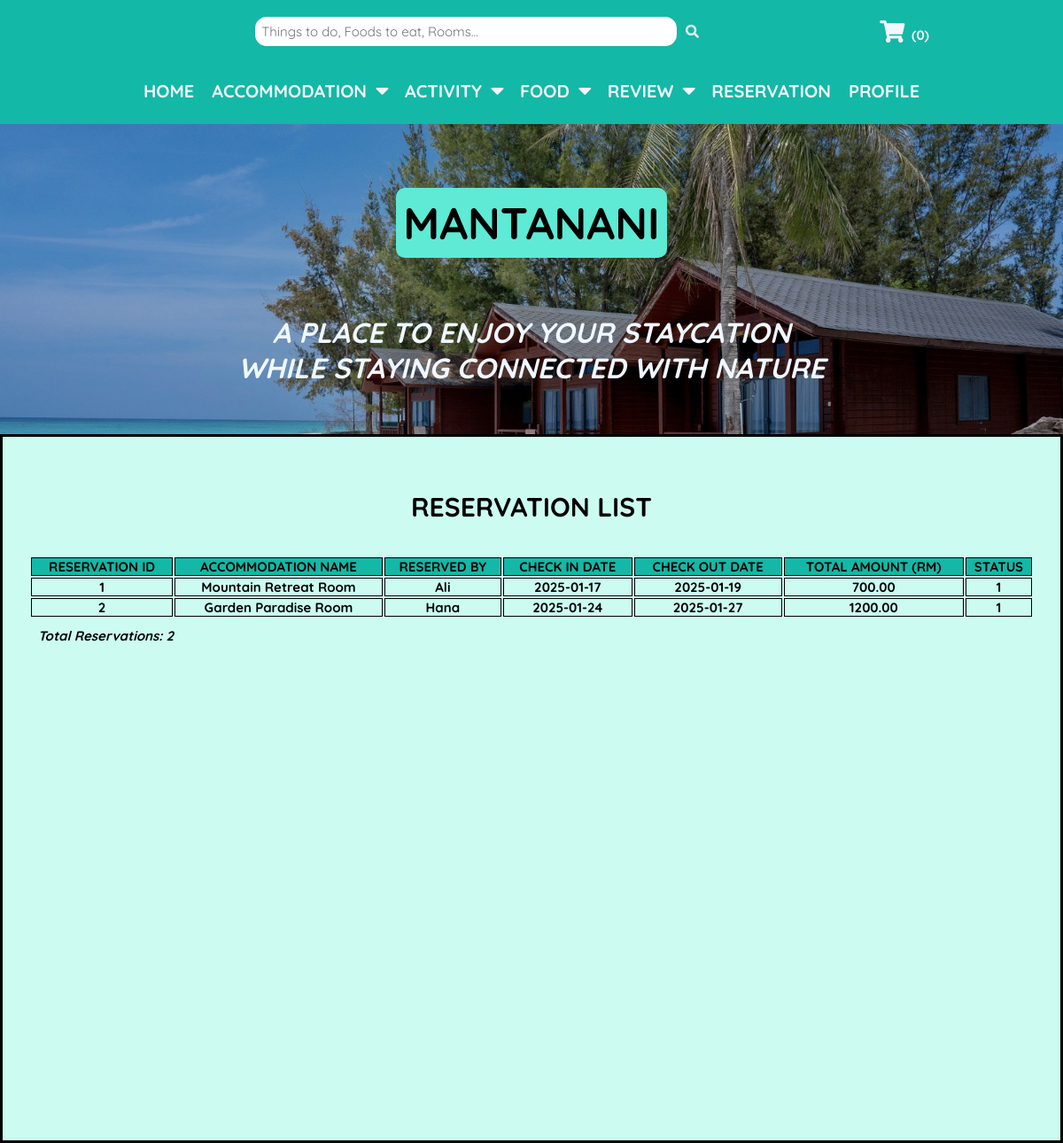
Page /MODULES/ADMIN_MODULE/reservationList.php on the committed database.
### tables this page shows
CREATE TABLE `reservation` (
  `reservationID` int(11) NOT NULL,
  `dateFrom` date NOT NULL,
  `dateUntil` date NOT NULL,
  `totalAmt` decimal(8,2) NOT NULL,
  `reservedBy` int(11) NOT NULL,
  `accommodationID` int(11) NOT NULL,
  `reservationStatus` int(11) NOT NULL COMMENT '1: Confirm 2:Cancel 3:Pending'
);

CREATE TABLE `accommodation` (
  `accommodationID` int(11) NOT NULL,
  `accommodationName` varchar(255) NOT NULL,
  `accommodationImg` varchar(255) NOT NULL,
  `accommodationDesc` varchar(1000) NOT NULL,
  `accommodationPrice` decimal(8,2) NOT NULL
);

CREATE TABLE `user` (
  `userID` int(11) NOT NULL,
  `userEmail` varchar(255) NOT NULL,
  `userName` varchar(255) NOT NULL,
  `userPwd` varchar(255) NOT NULL,
  `userImg` varchar(255) NOT NULL,
  `userRole` int(11) NOT NULL COMMENT '1:Admin 2:User'
);

### MODULES/ADMIN_MODULE/reservationList.php (the view, shortened to what this page needs)
<?php
include("../../../SMMS/CONFIG/config.php");
?>
<!DOCTYPE html>
<html lang="en">
<head>
    <link rel="stylesheet" href="https://cdnjs.cloudflare.com/ajax/libs/font-awesome/5.15.4/css/all.min.css">
    <link rel="stylesheet" href="../../../SMMS/CSS/MISC/utils.css">
    <link rel="stylesheet" href="../../../SMMS/CSS/MISC/headerBanner.css">
    <link rel="stylesheet" href="../../../SMMS/CSS/MISC/topNav.css">
    <link rel="stylesheet" href="../../../SMMS/CSS/MISC/topHeader.css">
    <link rel="stylesheet" href="../../../SMMS/CSS/ADMIN/adminList.css">
</head>
<body>
    <?php include '../../INCLUDES/topHeader.php'; ?>
    <?php include '../../INCLUDES/adminNav.php'; ?>
    <?php include '../../INCLUDES/headerBanner.php'; ?>
    <section class="adminHome">
        <div class="list-container">
            <h1 id="admin-listTitle">
                RESERVATION LIST
            </h1><br><br>
            <?php
            $sql_reservation = "SELECT rs.reservationID, a.accommodationName, u.userName, rs.dateFrom, rs.dateUntil,
            rs.totalAmt, rs.reservationStatus
            FROM reservation rs
            JOIN user u ON rs.reservedBy = u.userID
            JOIN accommodation a ON rs.accommodationID = a.accommodationID
            ORDER BY rs.reservationID ASC";
            $result = mysqli_query($conn, $sql_reservation);
            $rowcount = mysqli_num_rows($result);
            ?>
            <table id="list-table">
                <tr>
                    <th>RESERVATION ID</th>
                    <th>ACCOMMODATION NAME</th>
                    <th>RESERVED BY</th>
                    <th>CHECK IN DATE</th>
                    <th>CHECK OUT DATE</th>
                    <th>TOTAL AMOUNT (RM)</th>
                    <th>STATUS</th>
                </tr>
                <?php
                if ($rowcount > 0) {
                    while ($row = mysqli_fetch_assoc($result)) {
                        echo "<tr>";
                        echo "<td>" . htmlspecialchars($row["reservationID"]) . "</td>";
                        echo "<td>" . htmlspecialchars($row["accommodationName"]) . "</td>";
                        echo "<td>" . htmlspecialchars($row["userName"]) . "</td>";
                        echo "<td>" . htmlspecialchars($row["dateFrom"]) . "</td>";
                        echo "<td>" . htmlspecialchars($row["dateUntil"]) . "</td>";
                        echo "<td>" . htmlspecialchars($row["totalAmt"]) . "</td>";
                        echo "<td>" . htmlspecialchars($row["reservationStatus"]) . "</td>";
                    }
                } else {
                    echo "<h1>No results found.</h1>";
                }
                ?>
            </table>
            <h2 id="list-row-count">Total Reservations: <?php echo $rowcount; ?></h2>
        </div>
    </section>
</body>
</html>

### CSS/MISC/utils.css (style rules this page uses)
:root { --teal-100: #ccfbf1; --teal-200: #99f6e4; --teal-300: #5eead4; --teal-400: #2dd4bf; --teal-500: #14b8a6; --jade-100: #19d6aa; --jade-200: #14ba93; --jade-300: #109e7d; --jade-400: #0b8468; --jade-500: #076a53; --black: #070504; --black-shadow: 0px 4px 4px rgba(0, 0, 0, 0.25); --aliceblue: #f0f8ff; }
* { font-family: 'Quicksand', sans-serif; margin: 0; padding: 0; box-sizing: border-box; outline: none; border: none; text-decoration: none; }
html { font-size: 62.5%; overflow-x: hidden; background-color: var(--teal-100); }

### CSS/ADMIN/adminList.css (style rules this page uses)
.adminHome { padding: 1rem; min-height: 100vh; border-style: solid; }
#admin-listTitle { font-size: 3rem; text-align: center; padding-top: 3rem; margin-bottom: 1rem; }
.list-container { margin: 2rem; justify-content: center; align-items: center; text-align: center; }
#list-table { width: 100%; font-size: 1.5rem; font-weight: bold; }
#list-table table, th, td { border: 1px solid; }
#list-table th { background-color: var(--teal-500); }
#list-row-count { font-size: 1.5rem; font-weight: bold; font-style: italic; text-align: start; margin: 1rem; }
#accom-table table, th, td { border: 1px solid; }

### rows in the picture
reservation: reservationID "1", accommodationID.accommodationName "Mountain Retreat Room", reservedBy.userName "Ali", dateFrom "2025-01-17", dateUntil "2025-01-19", totalAmt "700.00", reservationStatus "1"
reservation: reservationID "2", accommodationID.accommodationName "Garden Paradise Room", reservedBy.userName "Hana", dateFrom "2025-01-24", dateUntil "2025-01-27", totalAmt "1200.00", reservationStatus "1"

### other values in the picture
$rowcount "2"
